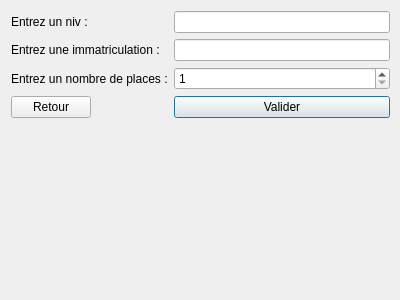
<?xml version="1.0" encoding="UTF-8"?>
<ui version="4.0">
 <class>VehiculePromenadeInterfaceClass</class>
 <widget class="QDialog" name="VehiculePromenadeInterfaceClass">
  <property name="geometry">
   <rect>
    <x>0</x>
    <y>0</y>
    <width>400</width>
    <height>300</height>
   </rect>
  </property>
  <property name="windowTitle">
   <string>VehiculePromenadeInterface</string>
  </property>
  <widget class="QWidget" name="formLayoutWidget">
   <property name="geometry">
    <rect>
     <x>0</x>
     <y>0</y>
     <width>401</width>
     <height>301</height>
    </rect>
   </property>
   <layout class="QFormLayout" name="formLayout">
    <item row="0" column="0">
     <widget class="QLabel" name="label">
      <property name="text">
       <string>Entrez un niv :</string>
      </property>
     </widget>
    </item>
    <item row="0" column="1">
     <widget class="QLineEdit" name="niv"/>
    </item>
    <item row="1" column="0">
     <widget class="QLabel" name="label_2">
      <property name="text">
       <string>Entrez une immatriculation : </string>
      </property>
     </widget>
    </item>
    <item row="1" column="1">
     <widget class="QLineEdit" name="immatriculation"/>
    </item>
    <item row="2" column="0">
     <widget class="QLabel" name="label_3">
      <property name="text">
       <string>Entrez un nombre de places :</string>
      </property>
     </widget>
    </item>
    <item row="2" column="1">
     <widget class="QSpinBox" name="nbPlaces">
      <property name="minimum">
       <number>1</number>
      </property>
     </widget>
    </item>
    <item row="3" column="1">
     <widget class="QPushButton" name="ValideButton">
      <property name="text">
       <string>Valider</string>
      </property>
     </widget>
    </item>
    <item row="3" column="0">
     <widget class="QPushButton" name="CancelButton">
      <property name="text">
       <string>Retour</string>
      </property>
     </widget>
    </item>
   </layout>
  </widget>
 </widget>
 <layoutdefault spacing="6" margin="11"/>
 <resources/>
 <connections/>
</ui>
